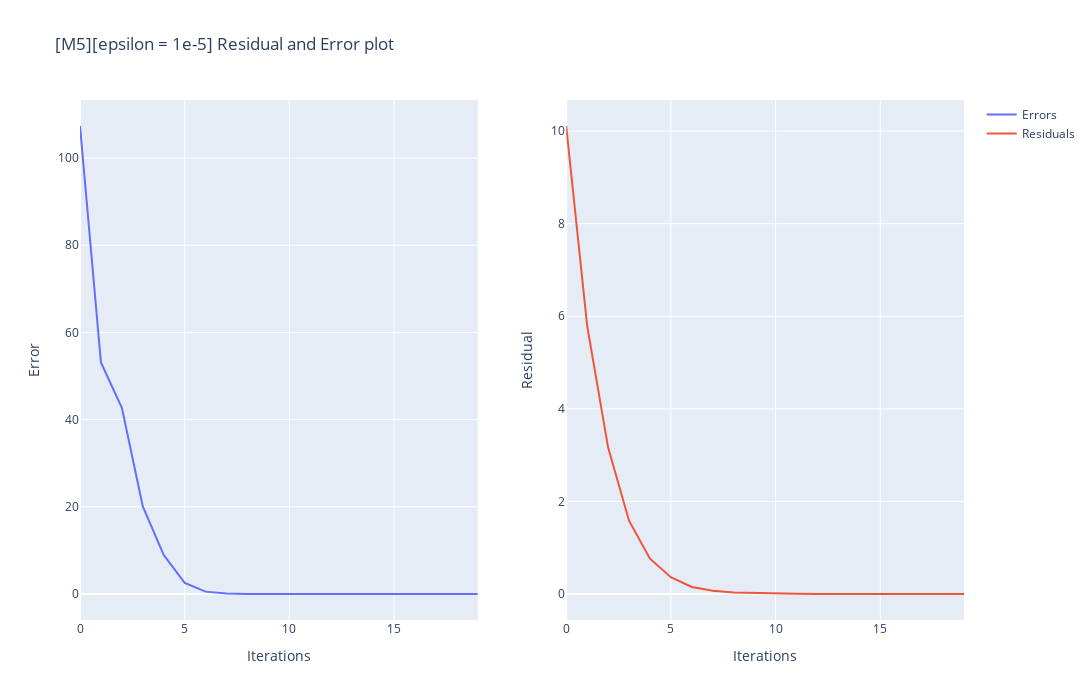

The code cell stored with this chart in its notebook:
### Code cell
fig = make_subplots(rows=1, cols=2, shared_xaxes=False)
fig.add_trace( go.Scatter(x=list(range(0,len(errors_m5))), y=errors_m5,name="Errors"),
    row=1, col=1)
fig.add_trace(
    go.Scatter(x=list(range(0,len(residual_m5))), y=residual_m5,name="Residuals"), row=1, col=2
)
fig.update_xaxes(title_text="Iterations", row=1, col=1)
fig.update_yaxes(title_text="Error", row=1, col=1)
fig.update_xaxes(title_text="Iterations", row=1, col=2)
fig.update_yaxes(title_text="Residual", row=1, col=2)
fig.update_layout(height=700, width=1800,title_text="[M5][epsilon = 1e-5] Residual and Error plot").show()

### Figure 1 — Plotly figure (JSON) as saved in the notebook; plotly's stock layout.template omitted (floating-point values rounded to 4 significant figures)
{"data": [{"name": "Errors", "type": "scatter", "x": [0, 1, 2, 3, 4, 5, 6, 7, 8, 9, 10, 11, 12, 13, 14, 15, 16, 17, 18, 19], "xaxis": "x", "y": [107.3, 53.1, 42.72, 20.09, 8.936, 2.559, 0.5416, 0.1087, 0.0216, 0.004764, 0.001227, 0.0003967, 6.242e-05, 1.594e-05, 3.396e-06, 6.297e-07, 1.199e-07, 2.173e-08, 4.678e-09, 8.19e-10], "yaxis": "y"}, {"name": "Residuals", "type": "scatter", "x": [0, 1, 2, 3, 4, 5, 6, 7, 8, 9, 10, 11, 12, 13, 14, 15, 16, 17, 18, 19], "xaxis": "x2", "y": [10.11, 5.798, 3.168, 1.584, 0.7634, 0.3637, 0.1528, 0.07235, 0.03034, 0.01743, 0.008605, 0.004166, 0.001972, 0.0008687, 0.0004088, 0.0001873, 7.479e-05, 3.645e-05, 1.355e-05, 8.454e-06], "yaxis": "y2"}], "layout": {"height": 700, "title": {"text": "[M5][epsilon = 1e-5] Residual and Error plot"}, "width": 1800, "xaxis": {"anchor": "y", "domain": [0, 0.45], "title": {"text": "Iterations"}}, "xaxis2": {"anchor": "y2", "domain": [0.55, 1], "title": {"text": "Iterations"}}, "yaxis": {"anchor": "x", "domain": [0, 1], "title": {"text": "Error"}}, "yaxis2": {"anchor": "x2", "domain": [0, 1], "title": {"text": "Residual"}}}}
